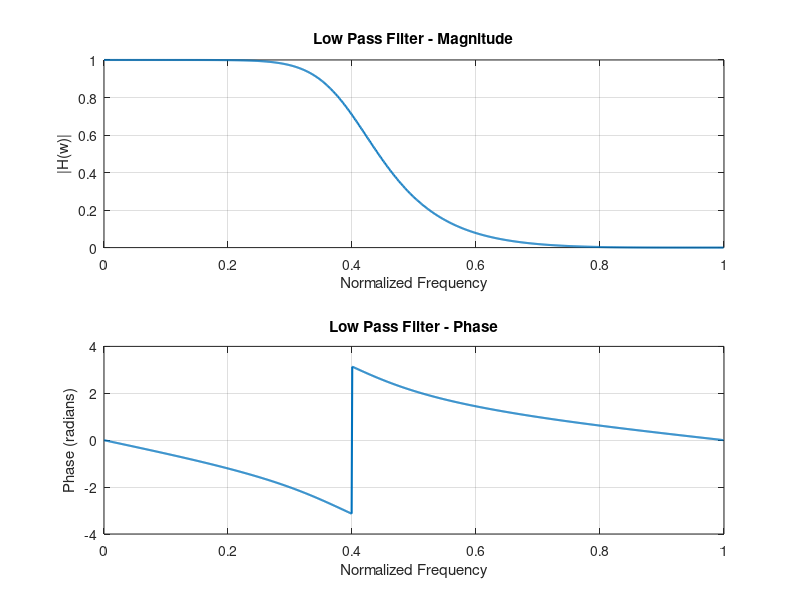
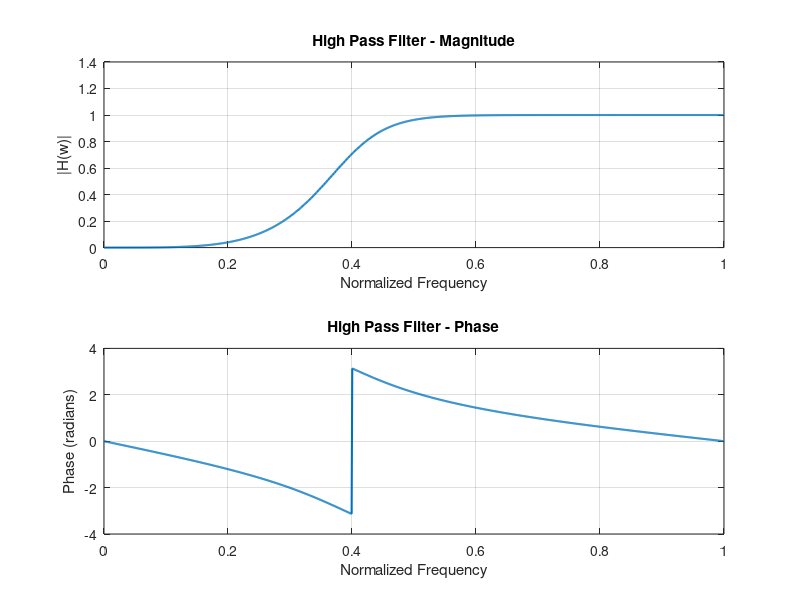
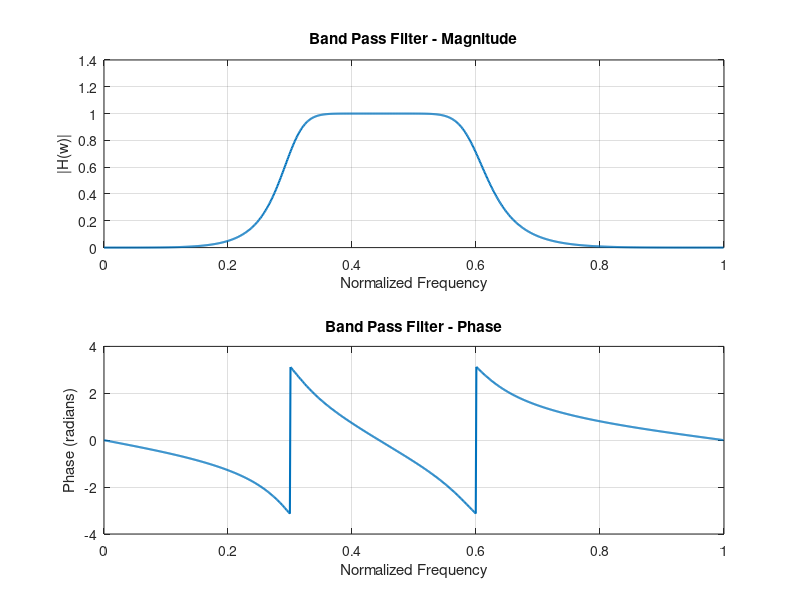
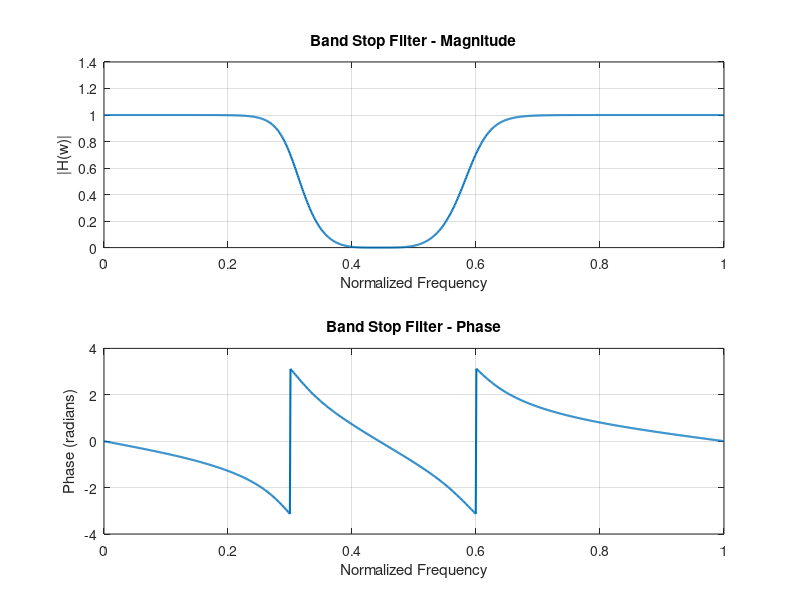

MATLAB code for these plots, in order:
clc;
clear;
close all;

% Filter Order
n = 4;

% Normalized cutoff frequencies (0 to 1)
Wn_lp = 0.4;        % Low Pass
Wn_hp = 0.4;        % High Pass
Wn_bp = [0.3 0.6];  % Band Pass
Wn_bs = [0.3 0.6];  % Band Stop

% Design Butterworth Filters
[b_lp, a_lp] = butter(n, Wn_lp, 'low');
[b_hp, a_hp] = butter(n, Wn_hp, 'high');
[b_bp, a_bp] = butter(n, Wn_bp, 'bandpass');
[b_bs, a_bs] = butter(n, Wn_bs, 'stop');

%% -------- LOW PASS --------
[h,w] = freqz(b_lp, a_lp, 1024);

figure;
subplot(2,1,1);
plot(w/pi, abs(h), 'LineWidth', 1.5);
title('Low Pass Filter - Magnitude');
xlabel('Normalized Frequency');
ylabel('|H(w)|');
grid on;

subplot(2,1,2);
plot(w/pi, angle(h), 'LineWidth', 1.5);
title('Low Pass Filter - Phase');
xlabel('Normalized Frequency');
ylabel('Phase (radians)');
grid on;

%% -------- HIGH PASS --------
[h,w] = freqz(b_hp, a_hp, 1024);

figure;
subplot(2,1,1);
plot(w/pi, abs(h), 'LineWidth', 1.5);
title('High Pass Filter - Magnitude');
xlabel('Normalized Frequency');
ylabel('|H(w)|');
grid on;

subplot(2,1,2);
plot(w/pi, angle(h), 'LineWidth', 1.5);
title('High Pass Filter - Phase');
xlabel('Normalized Frequency');
ylabel('Phase (radians)');
grid on;

%% -------- BAND PASS --------
[h,w] = freqz(b_bp, a_bp, 1024);

figure;
subplot(2,1,1);
plot(w/pi, abs(h), 'LineWidth', 1.5);
title('Band Pass Filter - Magnitude');
xlabel('Normalized Frequency');
ylabel('|H(w)|');
grid on;

subplot(2,1,2);
plot(w/pi, angle(h), 'LineWidth', 1.5);
title('Band Pass Filter - Phase');
xlabel('Normalized Frequency');
ylabel('Phase (radians)');
grid on;

%% -------- BAND STOP --------
[h,w] = freqz(b_bs, a_bs, 1024);

figure;
subplot(2,1,1);
plot(w/pi, abs(h), 'LineWidth', 1.5);
title('Band Stop Filter - Magnitude');
xlabel('Normalized Frequency');
ylabel('|H(w)|');
grid on;

subplot(2,1,2);
plot(w/pi, angle(h), 'LineWidth', 1.5);
title('Band Stop Filter - Phase');
xlabel('Normalized Frequency');
ylabel('Phase (radians)');
grid on;
